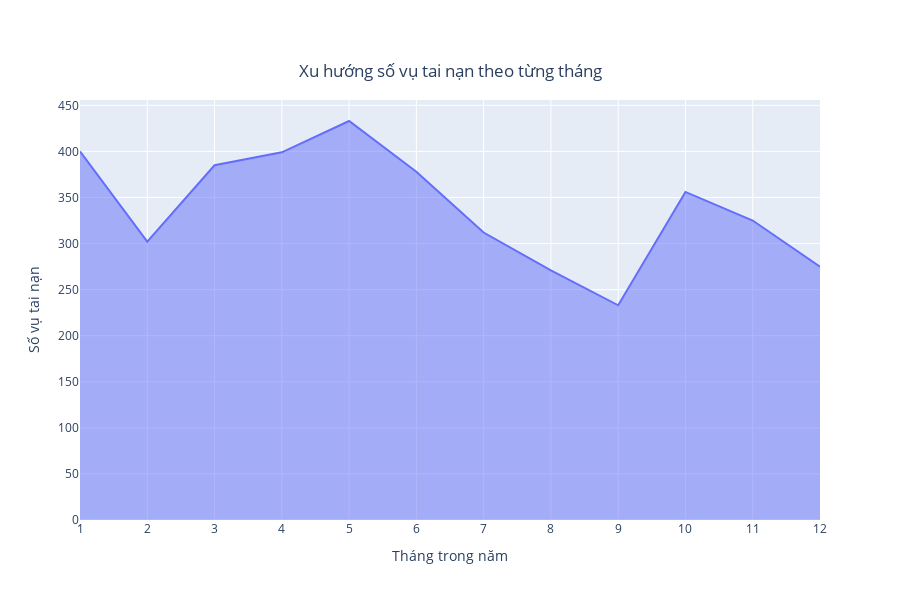

This figure's notebook cell:
### Markdown cell above
## DASH 1

### Code cell
# Chuyển đổi ngày với định dạng phù hợp
data['Ngày xảy ra tai nạn'] = pd.to_datetime(data['Ngày xảy ra tai nạn'], format='%d/%m/%Y', errors='coerce')

# Loại bỏ các giá trị không hợp lệ (NaT)
data = data.dropna(subset=['Ngày xảy ra tai nạn'])

# Trích xuất tháng từ cột 'Ngày xảy ra tai nạn'
data['Tháng'] = data['Ngày xảy ra tai nạn'].dt.month

# Đếm số vụ tai nạn theo từng tháng
monthly_accidents = data['Tháng'].value_counts().sort_index().reset_index()
monthly_accidents.columns = ['Tháng', 'Số vụ']

# Vẽ biểu đồ miền
fig = px.area(
    monthly_accidents,
    x='Tháng',
    y='Số vụ',
    title='Xu hướng số vụ tai nạn theo từng tháng',
    labels={'Tháng': 'Tháng trong năm', 'Số vụ': 'Số vụ tai nạn'},
    color_discrete_sequence=['#636EFA']  # Màu biểu đồ
)

# Tùy chỉnh hiển thị biểu đồ
fig.update_layout(
    title_x=0.5,
    title_y=0.9,  # Đưa tiêu đề lên sát biểu đồ hơn (giá trị 1 là sát mép trên)
    title_pad=dict(t=5),  # Điều chỉnh padding phía trên của tiêu đề
    xaxis=dict(tickmode='linear', dtick=1),
    xaxis_title='Tháng trong năm',
    yaxis_title='Số vụ tai nạn',
    font=dict(size=12),
    width=900,
    height=600
)


# Hiển thị biểu đồ
fig.show()

### Figure 1 — Plotly figure (JSON) as saved in the notebook; plotly's stock layout.template omitted (floating-point values rounded to 4 significant figures)
{"data": [{"fillpattern": {"shape": ""}, "hovertemplate": "Tháng trong năm=%{x}<br>Số vụ tai nạn=%{y}<extra></extra>", "legendgroup": "", "line": {"color": "#636EFA"}, "marker": {"symbol": "circle"}, "mode": "lines", "name": "", "orientation": "v", "showlegend": false, "stackgroup": "1", "type": "scatter", "x": [1, 2, 3, 4, 5, 6, 7, 8, 9, 10, 11, 12], "xaxis": "x", "y": [400, 302, 385, 399, 433, 378, 312, 271, 233, 356, 325, 275], "yaxis": "y"}], "layout": {"font": {"size": 12}, "height": 600, "legend": {"tracegroupgap": 0}, "title": {"pad": {"t": 5}, "text": "Xu hướng số vụ tai nạn theo từng tháng", "x": 0.5, "y": 0.9}, "width": 900, "xaxis": {"anchor": "y", "autorange": true, "domain": [0, 1], "dtick": 1, "range": [1, 12], "tickmode": "linear", "title": {"text": "Tháng trong năm"}, "type": "linear"}, "yaxis": {"anchor": "x", "autorange": true, "domain": [0, 1], "range": [0, 455.8], "title": {"text": "Số vụ tai nạn"}, "type": "linear"}}}
